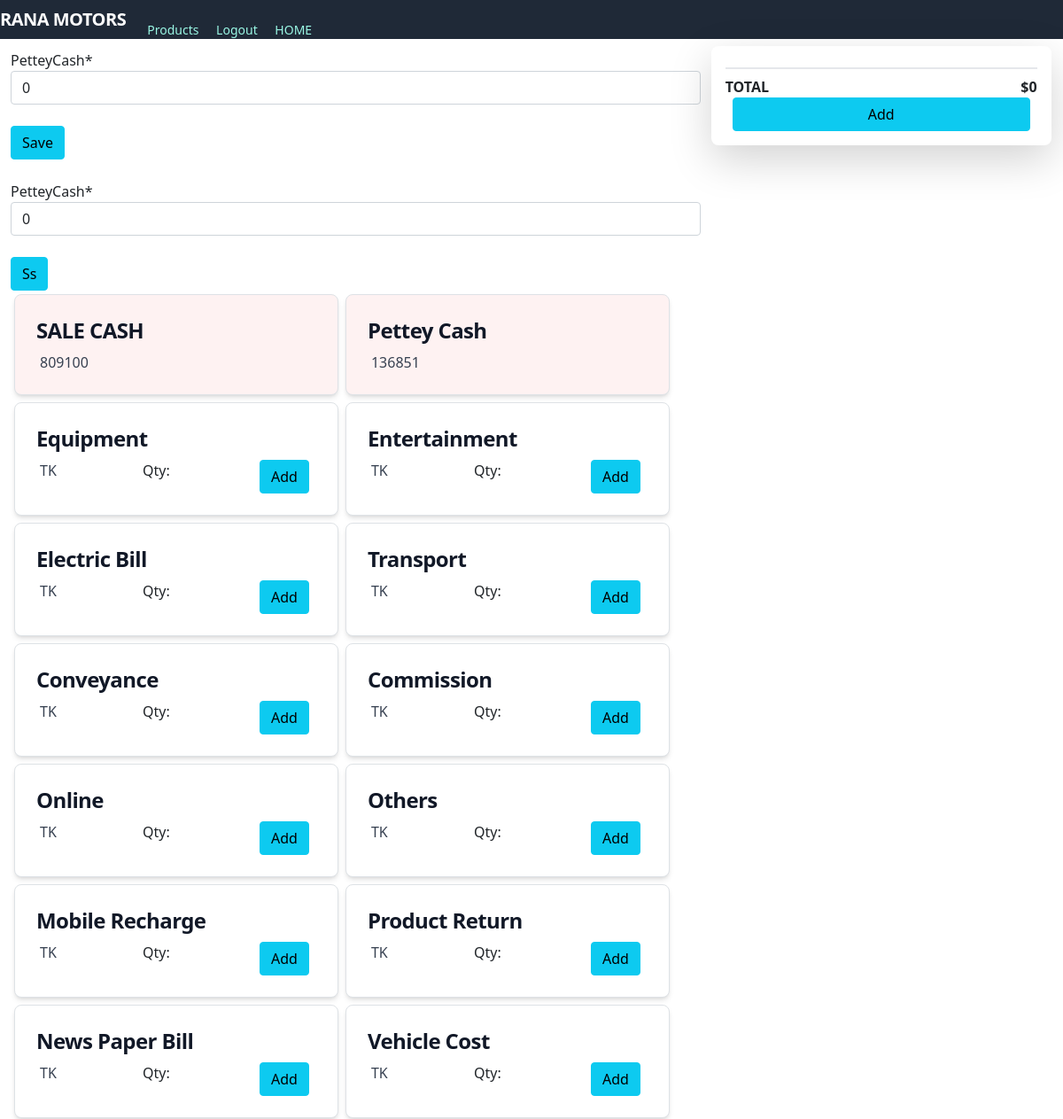
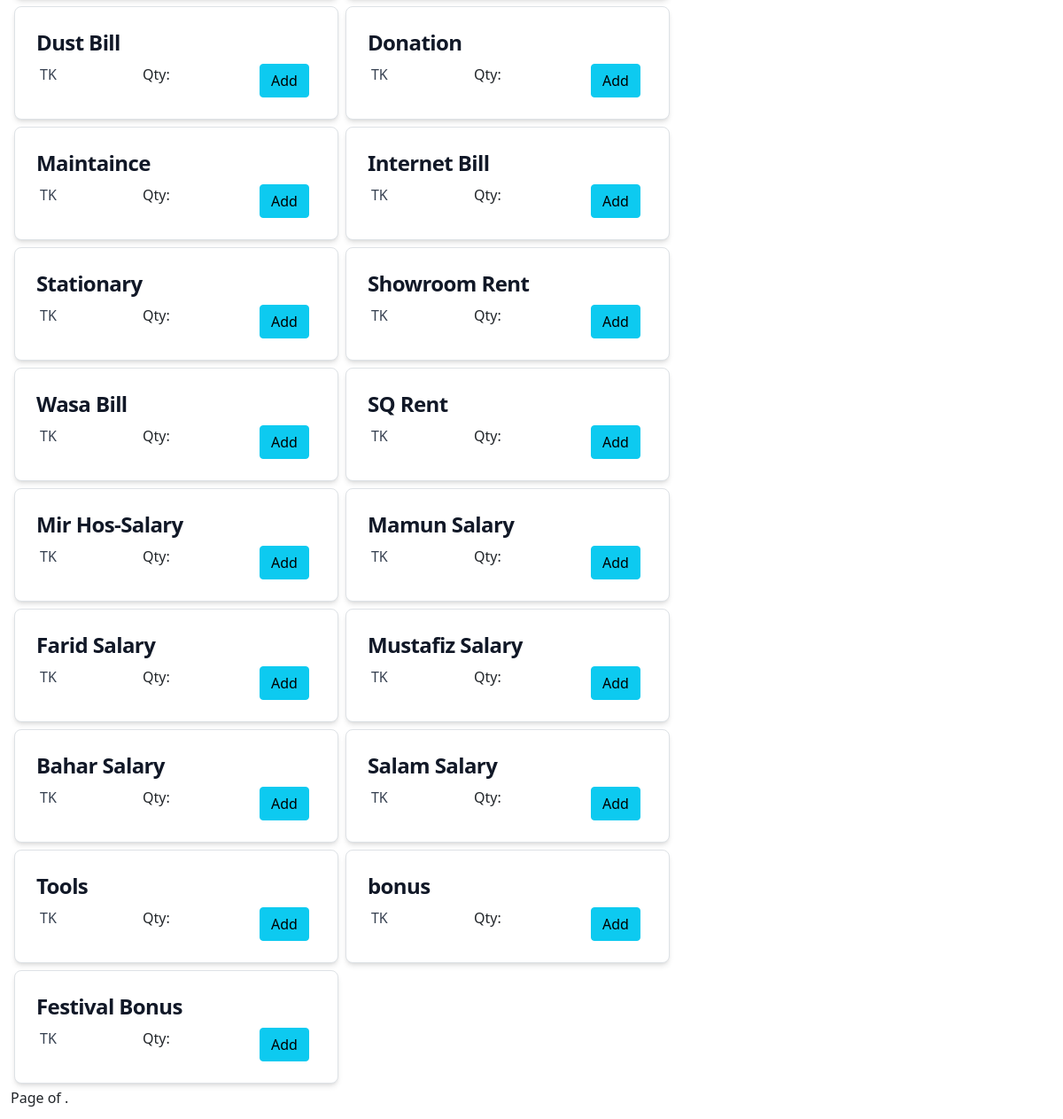
/expense (signed in), run on the app's committed database (2 pictures, top to bottom).
### core/models.py (models this page shows, shortened)
class dailyreport(models.Model):
   order = models.ForeignKey(Order,on_delete=models.CASCADE,null=True,blank=True)
   added = models.DateTimeField(auto_now_add=True,null=True)
   ammount = models.PositiveIntegerField(default=0,null=True)
   petteyCash = models.PositiveIntegerField(default=0,null=True)
   returnn = models.ForeignKey(returnn,on_delete=models.CASCADE,null=True,blank=True)
   bill = models.ForeignKey(bill,on_delete=models.CASCADE,null=True,blank=True)
   returnprice = models.PositiveIntegerField(default=0)
   billexpense = models.PositiveIntegerField(default=0)
   reporttype = models.CharField(max_length=800,null=True,blank=True)

class paybillcatogory(models.Model):
   name = models.TextField(max_length=100,null=True)

### core/views.py (the view, shortened to what this page needs)
# urls.py: path("expense", views.expense, name=""),
def expense(request):
         orders=dailyreport.objects.all().last()
         user_products = temppaybill.objects.filter(user=request.user)
         form = dailyreportt(request.POST or None, request.FILES or None)
         total=0
         total1=0
         for gs in user_products:
           total+=gs.ammount
         form2 = dailyreportt(request.POST or None, request.FILES or None)
         products =  paybillcatogory.objects.all()
         myFilter = expensefilter(request.GET, queryset=products)
         products = myFilter.qs
         context = {#'category': category,
               'orders': orders,
               'form':form,
               'pro':products,
               'user_products':user_products,
               'total':total,
               'form2':form2
               }
         return render(request, 'core/expense.html',context)

### core/form.py
class dailyreportt(forms.ModelForm):
    class Meta:
        model =dailyreport
        fields = ['petteyCash']

### core/templates/core/expense.html (shortened to what this page needs)
{% extends 'core/base.html' %}
{% block content %}
{% load static %}
{%load crispy_forms_tags %}
    <div class="basis-3/4">
        <div class="grid grid-cols-3 gap-2 m-2 ">
            <div class="col-span-2 m-1">
                {% load crispy_forms_tags %}
                <form method="POST" class="post-form">
                    {{ form|crispy}}
                    <br>
                    <button type="submit" class="save btn btn-info" name="btnform1">Save</button>
                </form>
                <br>
                {% load crispy_forms_tags %}
                <form method="POST" class="post-form">
                    {{ form2|crispy}}
                    <br>
                    <button type="submit" class="save btn btn-info" name="btnform2">Ss</button>
                </form>
                <div class="flex flex-wrap " >
    <a href="#"
        class="w-[47%] p-4 max-w-sm bg-red-50 rounded-lg border border-gray-200 shadow-md hover:bg-gray-100 dark:bg-gray-800 dark:border-gray-700 dark:hover:bg-gray-700 m-1">
        <h5 class="mb-2 text-2xl font-bold tracking-tight text-gray-900 dark:text-white">
            SALE CASH
        </h5>
        <div class="flex justify-between">
            <p class="font-normal text-gray-700 dark:text-gray-400 px-1">
                {{ orders.ammount}}
            </p>
        </div>
    </a>
    <a href="#"
        class="w-[47%] p-4 max-w-sm bg-red-50 rounded-lg border border-gray-200 shadow-md hover:bg-gray-100 dark:bg-gray-800 dark:border-gray-700 dark:hover:bg-gray-700 m-1">
        <h5 class="mb-2 text-2xl font-bold tracking-tight text-gray-900 dark:text-white">
            Pettey Cash
        </h5>
        <div class="flex justify-between">
            <p class="font-normal text-gray-700 dark:text-gray-400 px-1">
                {{ orders.petteyCash}}
            </p>
        </div>
    </a>
    <br>
    <br>
    {% for product in pro %}
    <a href="#"
        class="w-[47%] p-4 max-w-sm bg-white rounded-lg border border-gray-200 shadow-md hover:bg-gray-100 dark:bg-gray-800 dark:border-gray-700 dark:hover:bg-gray-700 m-1">
        <h5 class="mb-2 text-2xl font-bold tracking-tight text-gray-900 dark:text-white">
            {{ product.name}}
        </h5>
        <div class="flex justify-between">
            <p class="font-normal text-gray-700 dark:text-gray-400 px-1">
                TK{{ product.price }}
            </p>
            <p class="font-normal   text-red mx-1">
                Qty: {{ product.quantity }}
            </p>
            <button
                class="save btn btn-info mx-2"
                onclick="window.location.href = '{{product.id}}/expenseform'">
                Add
            </button>
        </div>
    </a>
    {% endfor %}
                </div>
                <div class="pagination">
                    <span class="step-links">
                        <span class="current">
                            Page {{ pro.number }} of {{ pro.paginator.num_pages }}.
                        </span>
                    </span>
                </div>
            </div>
            <div>
                <div class="flex flex-col justify-between block  rounded-lg shadow-lg bg-white max-w-sm p-3">
                <div class="mt-2 border-t-2">
                    <div class="mt-2 flex justify-between">
                        <p class="font-bold">TOTAL</p>
                        <p class="font-bold">${{ total }}</p>
                    </div>
                </div>
                <button
                class="save btn btn-info mx-2"
                onclick="window.location.href = 'expensestore'">
                Add
            </button>
               </div>
            </div>
        </div>
    </div>
</div>
{% endblock %}

### data on the page
dailyreport: ammount "809100", petteyCash "136851"
paybillcatogory: name "Equipment"
paybillcatogory: name "Entertainment"
paybillcatogory: name "Electric Bill"
paybillcatogory: name "Transport"
paybillcatogory: name "Conveyance"
paybillcatogory: name "Commission"
paybillcatogory: name "Online"
paybillcatogory: name "Others"
paybillcatogory: name "Mobile Recharge"
paybillcatogory: name "Product Return"
paybillcatogory: name "News Paper Bill"
paybillcatogory: name "Vehicle Cost"
paybillcatogory: name "Dust Bill"
paybillcatogory: name "Donation"
paybillcatogory: name "Maintaince"
paybillcatogory: name "Internet Bill"
paybillcatogory: name "Stationary"
paybillcatogory: name "Showroom Rent"
paybillcatogory: name "Wasa Bill"
paybillcatogory: name "SQ Rent"
paybillcatogory: name "Mir Hos-Salary"
paybillcatogory: name "Mamun Salary"
paybillcatogory: name "Farid Salary"
paybillcatogory: name "Mustafiz Salary"
paybillcatogory: name "Bahar Salary"
paybillcatogory: name "Salam Salary"
paybillcatogory: name "Tools"
paybillcatogory: name "bonus"
paybillcatogory: name "Festival Bonus"

### other printed values
{{ total }} "0"
